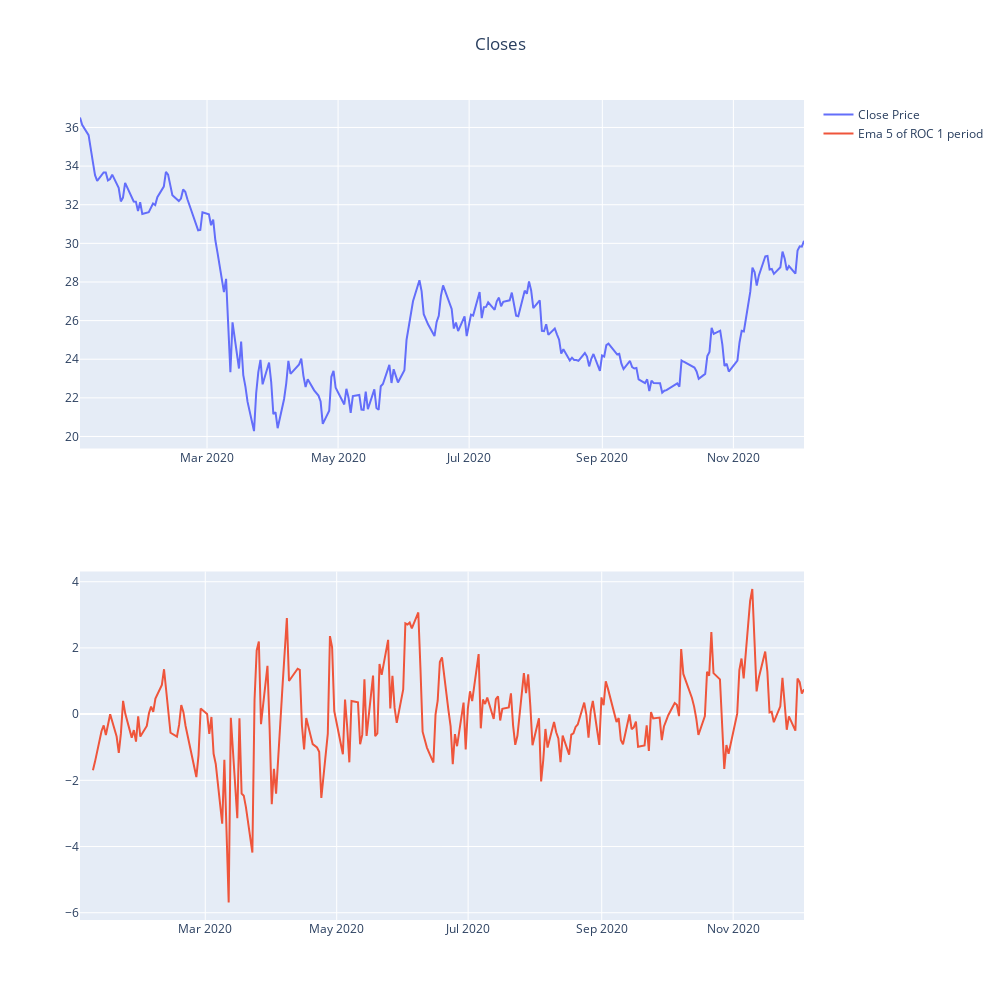

Notebook code for this chart:
### Code cell
fig = make_subplots(rows=2, cols=1)

fig.add_trace(go.Scatter(
    x=close.index, y=close, name='Close Price'
), row=1, col=1)

fig.add_trace(go.Scatter(
    x=ema5_roc.index, y=ema5_roc, name='Ema 5 of ROC 1 period'
), row=2, col=1)

fig.update_layout(height=1000, width=1000, title_text="Closes", title_x=0.5)
fig.show()

### Figure 1 — Plotly figure (JSON) as saved in the notebook; plotly's stock layout.template omitted (floating-point values rounded to 4 significant figures; data arrays with more than 128 entries replaced by an {"elided": "..."} marker saying what was removed)
{"data": [{"name": "Close Price", "type": "scatter", "x": {"elided": "233 str values"}, "xaxis": "x", "y": {"elided": "233 float values"}, "yaxis": "y"}, {"name": "Ema 5 of ROC 1 period", "type": "scatter", "x": {"elided": "232 str values"}, "xaxis": "x2", "y": {"elided": "232 float values"}, "yaxis": "y2"}], "layout": {"height": 1000, "title": {"text": "Closes", "x": 0.5}, "width": 1000, "xaxis": {"anchor": "y", "domain": [0, 1]}, "xaxis2": {"anchor": "y2", "domain": [0, 1]}, "yaxis": {"anchor": "x", "domain": [0.575, 1]}, "yaxis2": {"anchor": "x2", "domain": [0, 0.425]}}}
